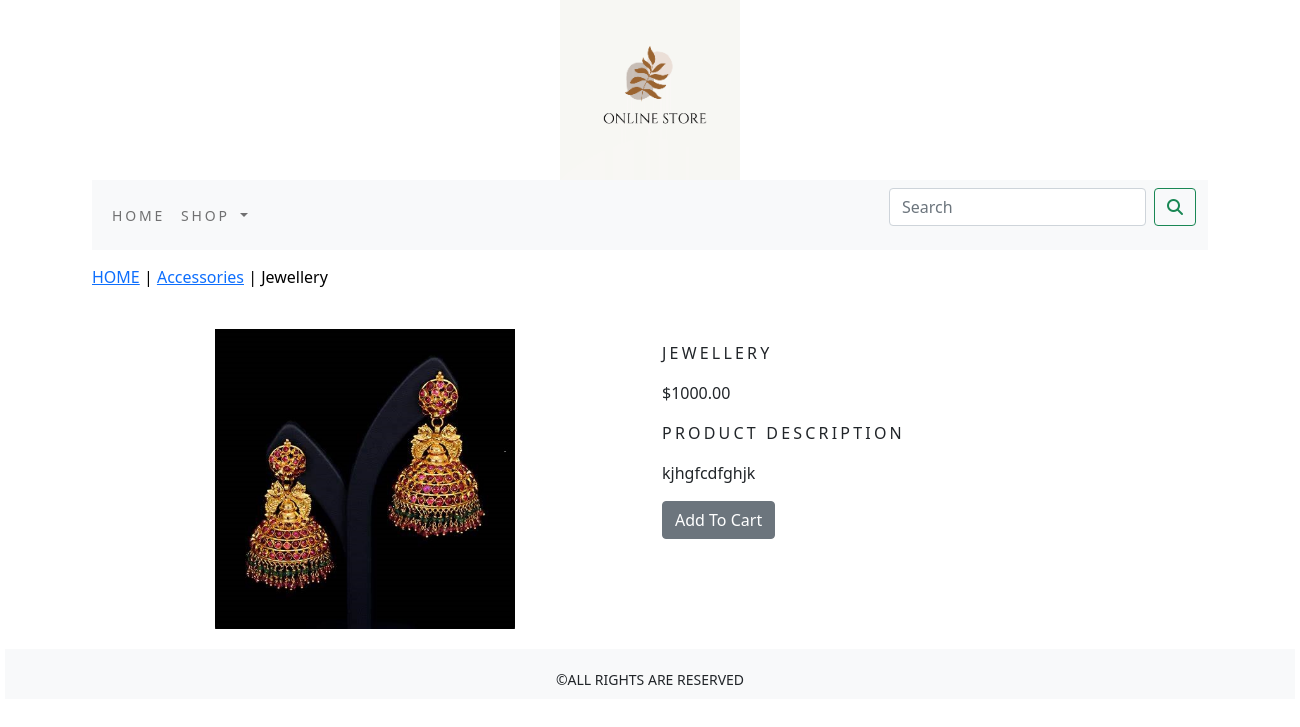
Page /shop/accessories/jewellery/ on the committed database.
### shop/models.py (models this page shows, shortened)
class Product(models.Model):
    name=models.CharField(max_length=250,unique=True)
    slug=models.SlugField(max_length=250, unique=True)
    description=models.TextField(blank=True)
    price=models.DecimalField(max_digits=10,decimal_places=2)
    category=models.ForeignKey(Category,on_delete=models.CASCADE)
    image=models.ImageField(upload_to='product',blank=True)
    stock=models.IntegerField()
    available=models.BooleanField(default=True)
    created=models.DateTimeField(auto_now_add=True)
    updated=models.DateTimeField(auto_now=True)
    class Meta:
        ordering=('name',)
        verbose_name='product'
        verbose_name_plural='products'

class Category(models.Model):
    name=models.CharField(max_length=250,unique=True)
    slug=models.SlugField(max_length=250, unique=True)
    description=models.TextField(blank=True)
    image=models.ImageField(upload_to='category',blank=True)
    class Meta:
        ordering=('name',)
        verbose_name='category'
        verbose_name_plural='categories'
    def get_url(self):
       return reverse('shop:product_by_category',args=[self.slug])
    def __str__(self):
        return '{}'.format(self.name)

### shop/views.py (the view)
# urls.py: path('<slug:c_slug>/<slug:product_slug>/',views.proDetail,name='prodCatdetail'),
def proDetail(request,c_slug,product_slug):
    try:
        product=Product.objects.get(category__slug=c_slug,slug=product_slug)
    except Exception as e:
        raise e
    return render(request,'product.html',{'product':product})

### cart/context_processors.py (called while the page is built)
def counter(request):
    item_count=0
    if 'admin' in request.path:
        return {}
    else:
        try:
            cart=Cart.objects.filter(cart_id=_cart_id(request))
            car_items=CartItem.objects.all().filter(cart=cart[:1])
            for cart_item in car_items:
                item_count += cart_item.quantity
        except Cart.DoesNotExist:
            item_count=0
        return dict(item_count=item_count)

### cart/views.py (called while the page is built)
def _cart_id(request):
    cart=request.session.session_key
    if not cart:
        cart=request.session.create()
    return cart

### shop/context_processors.py (called while the page is built)
def menu_links(request):
    links=Category.objects.all()
    return dict(links=links)

### templates/product.html (shortened to what this page needs)
{% extends 'base.html' %}
{% load static %}
{% block content %}
<div class="row my_prod_row_class">
    <div class="mx_auto">
        <p><a href="{% url 'shop:allProdCat' %}">HOME</a> | <a href="{{product.category.get_url}}">{{product.category}}</a> | {{product.name}}</p>
    </div>
<div class="container">
    <br>
<div class="row">
    <div class="col-12 col-sm-12 col-md-12 col-lg-6 text-center" >
        <div>
              <img src="{{product.image.url}}" alt="{{product.name}}" style="width:300px; height:300px;" >
        </div>
     </div>
         <div class="col-12 col-sm-12 col-md-12 col-lg-6 ">
                    <h1 class="my_prod_tittle">{{product.name}}</h1>
                    <p>${{product.price}}</p>
                     <p class="my_tittle">Product Description</p>
                     <p class="text-justify my_prod_text">{{product.description}}</p>
                     {% if product.stock <= 0 %}
                            <p class="text-justify my_prod_text"><b>Out Of Stock</b></p>
                     {% else %}
                           <a class="btn btn-secondary" href="{% url 'cart:add_cart' product.id %}">Add To Cart</a>
                     {% endif %}
          </div>
</div>
     </div>
</div>
{% endblock %}

### static/css/custom.css (style rules this page uses)
body { font-family: 'Roboto', sans-serif; }
.my_tittle { font-size:16px; text-transform:uppercase; letter-spacing:.2em; }
.my_prod_row_class { padding-top:15px; padding-bottom:20px; }
.my_prod_row_class .mx_auto { color:#000; font-size:16px; text-decoration:none; }
.my_prod_tittle { font-size:16px; text-transform:uppercase; letter-spacing:.2em; padding-top:15px; padding-bottom:10px; }
.my_prod_text { padding-right:20px; }

### rows in the picture
Product: category "Accessories", name "Jewellery", image (picture), name "JEWELLERY", price "1000.00", description "kjhgfcdfghjk"
